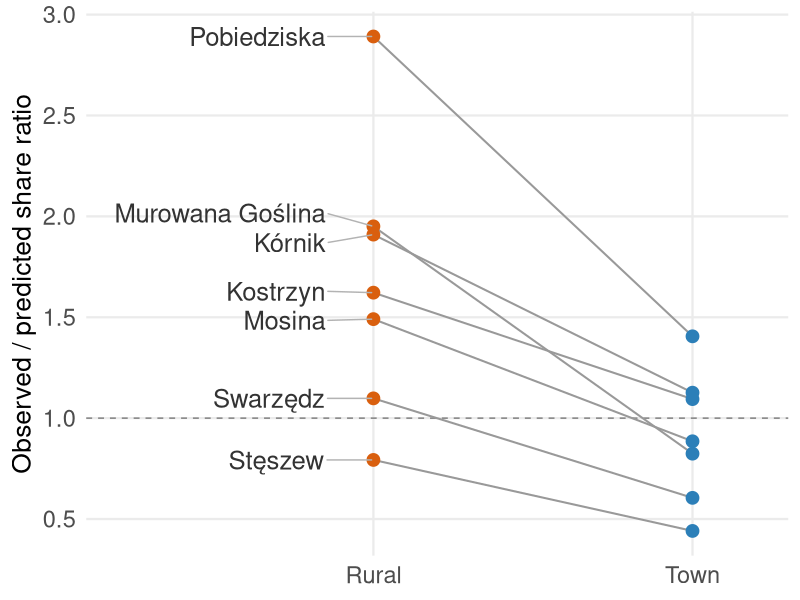
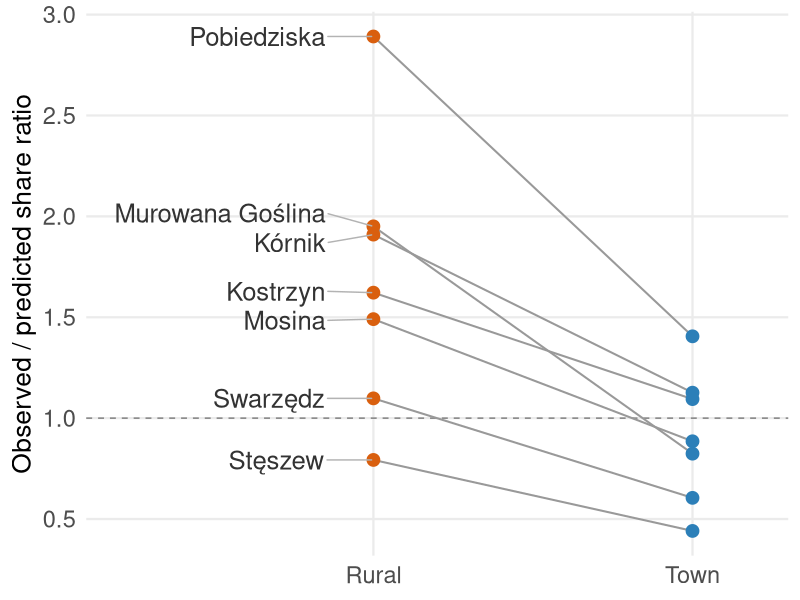

Reproduce these figures in R, in order.
# =============================================================================
# 11b_town_rural_validation_chart.R
#
# Turns the town/rural under-prediction pattern already reported in prose
# (main.tex, Validation subsection) into a paired slope chart: for each of
# the seven ring municipalities administratively split into a miasto (town)
# and obszar wiejski (rural) unit, plots the observed/predicted share ratio
# for both units side by side, connected by a line, so the "rural exceeds
# town in all seven pairs" claim is visible at a glance rather than only
# readable as a list of numbers.
#
# INPUT  : od_validation_neighborhood_to_core.csv (from 11_validate_od_flows.R)
# OUTPUT : Figures/Fig_od_validation_town_rural.png
# =============================================================================

library(tidyverse)
library(ggrepel)

setwd("C:/Users/wozni/Google Drive/UAM/HUB/MobilityPatterns/Data")
dir.create("../Figures", showWarnings = FALSE)

comparison <- read.csv("od_validation_neighborhood_to_core.csv", stringsAsFactors = FALSE)
matched <- comparison %>% filter(!is.na(synthetic_volume), !is.na(commuters))

total_commuters <- sum(matched$commuters, na.rm = TRUE)
total_synth     <- sum(matched$synthetic_volume, na.rm = TRUE)

pairs <- c("Kórnik", "Kostrzyn", "Mosina", "Murowana Goślina", "Pobiedziska", "Stęszew", "Swarzędz")

plot_data <- matched %>%
  mutate(
    census_share = commuters / total_commuters,
    synth_share  = synthetic_volume / total_synth,
    ratio = census_share / synth_share,
    base = str_remove(home_municipality, " - (miasto|obszar wiejski)$"),
    unit_type = case_when(
      str_detect(home_municipality, "miasto$") ~ "Town",
      str_detect(home_municipality, "obszar wiejski$") ~ "Rural",
      TRUE ~ NA_character_
    )
  ) %>%
  filter(base %in% pairs, !is.na(unit_type)) %>%
  select(base, unit_type, ratio)

cat("Town/rural ratio pairs:\n")
print(as.data.frame(plot_data))

ggplot(plot_data, aes(x = unit_type, y = ratio, group = base)) +
  geom_hline(yintercept = 1, linetype = "dashed", colour = "grey50") +
  geom_line(colour = "grey60", linewidth = 0.7) +
  geom_point(aes(colour = unit_type), size = 4) +
  geom_text_repel(
    data = plot_data %>% filter(unit_type == "Rural"),
    aes(label = base), hjust = 1, direction = "y", nudge_x = -0.15,
    segment.color = "grey70", size = 6.5, colour = "grey20", seed = 1
  ) +
  scale_colour_manual(values = c("Town" = "#2c7fb8", "Rural" = "#d95f0e"), guide = "none") +
  scale_x_discrete(expand = expansion(add = c(0.9, 0.3))) +
  scale_y_continuous(breaks = scales::pretty_breaks()) +
  labs(x = NULL, y = "Observed / predicted share ratio") +
  theme_minimal(base_size = 17) +
  theme(
    axis.title = element_text(size = 19),
    axis.text  = element_text(size = 17),
    panel.grid.minor = element_blank()
  )

ggsave("../Figures/Fig_od_validation_town_rural.png", width = 7.5, height = 6.5, dpi = 300)
cat("Saved Figures/Fig_od_validation_town_rural.png\n")
